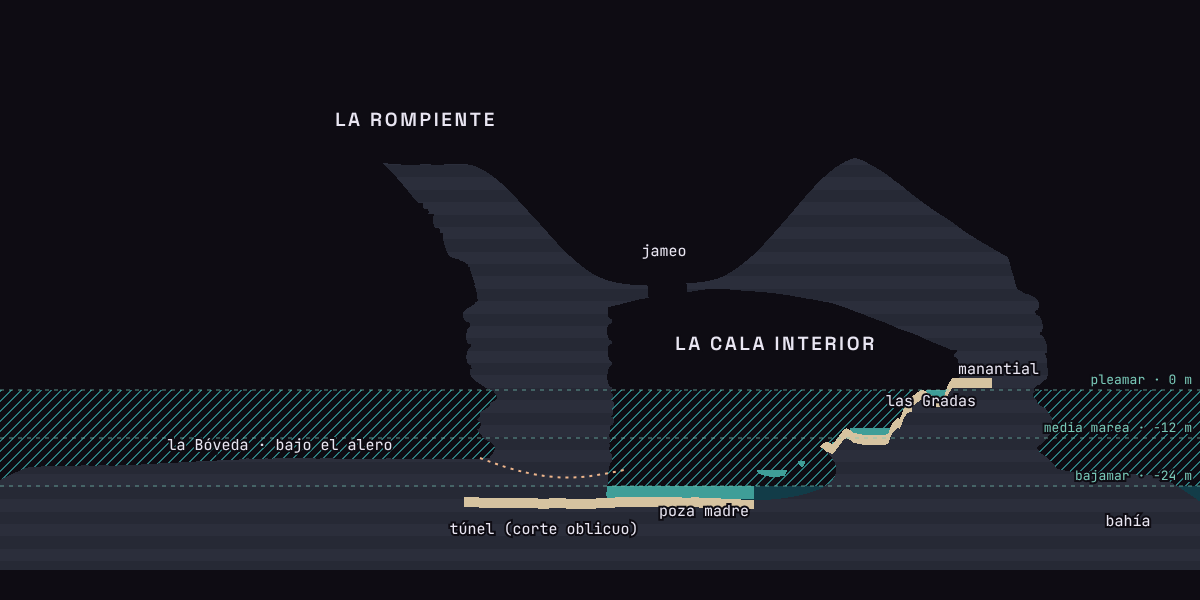
#> input picture explorations/umbral/rompiente/img/cala-corte.png, 1200 x 600 px
$ python post_cala.py ../img/cala-corte.png ../img/i-orbita-escala.png 1.0 1.0 1.0
#> lines starting #> are read from the running program, lines starting #| are printed output that depends on the picture
### explorations/umbral/rompiente/src/paintfx.py
"""Efectos de acabado compartidos por las vistas: filtro pictórico y figura con farol."""

import numpy as np
from PIL import Image, ImageDraw, ImageFilter


def box(x, r):
    """Media en ventana (2r+1)² con imagen integral."""
    p = np.pad(x, ((r + 1, r), (r + 1, r)) + ((0, 0),) * (x.ndim - 2), mode="edge")
    c = p.cumsum(0).cumsum(1)
    k = 2 * r + 1
    return (c[k:, k:] - c[:-k, k:] - c[k:, :-k] + c[:-k, :-k]) / (k * k)


def kuwahara(a, r):
    lum = a @ np.array([0.3, 0.59, 0.11], np.float32)
    m = box(a, r)
    m2 = box(lum[..., None] ** 2, r)[..., 0]
    ml = box(lum[..., None], r)[..., 0]
    var = m2 - ml ** 2
    best = None
    bestv = None
    for dy in (-r, r):
        for dx in (-r, r):
            mv = np.roll(np.roll(m, dy, 0), dx, 1)
            vv = np.roll(np.roll(var, dy, 0), dx, 1)
            if best is None:
                best, bestv = mv.copy(), vv.copy()
            else:
                sel = vv < bestv
                best[sel] = mv[sel]
                bestv[sel] = vv[sel]
    return best


def paint(img, r=3, mix=0.55):
    """Agrupa el detalle en manchas, como pinceladas (Kuwahara suave)."""
    a = np.asarray(img.convert("RGB"), np.float32) / 255
    a = a*(1 - mix) + kuwahara(a, r)*mix
    return Image.fromarray((np.clip(a, 0, 1)*255).astype(np.uint8))


def figure(img, bx, by, hp):
    """Silueta con farol: la única luz cálida en la sombra. (bx, by) = pies, hp = altura en píxeles."""
    d = ImageDraw.Draw(img, "RGBA")
    w = hp*0.28
    body = [(bx - w, by), (bx - w*0.7, by - hp*0.78), (bx, by - hp*0.86), (bx + w*0.7, by - hp*0.78), (bx + w, by)]
    d.polygon(body, fill=(24, 22, 30, 255))
    d.ellipse([bx - w*0.55, by - hp*1.08, bx + w*0.55, by - hp*0.84], fill=(24, 22, 30, 255))
    lx, ly = bx + w*1.4, by - hp*0.45
    glow = Image.new("RGBA", img.size, (0, 0, 0, 0))
    gd = ImageDraw.Draw(glow)
    for r_, al in ((22, 40), (11, 80), (5, 170)):
        gd.ellipse([lx - r_, ly - r_, lx + r_, ly + r_], fill=(255, 196, 130, al))
    glow = glow.filter(ImageFilter.GaussianBlur(3))
    img = Image.alpha_composite(img.convert("RGBA"), glow).convert("RGB")
    ImageDraw.Draw(img, "RGBA").ellipse([lx - 1.6, ly - 1.6, lx + 1.6, ly + 1.6], fill=(255, 236, 200, 255))
    return img

### explorations/umbral/rompiente/src/post_cala.py
"""Acabado de La Cala Interior: reduce, pinta y pone la escala.

uso: python3 post_cala.py <render.png> <salida.png> [x y alto]   (coordenadas en 1600×1000)
"""

import sys

from PIL import Image

from paintfx import figure, paint

src, out = sys.argv[1], sys.argv[2]
img = paint(Image.open(src).convert("RGB").resize((1600, 1000), Image.LANCZOS))
#> in paint, `a = np.asarray(img.convert("RGB"), np.float32) / 255`:
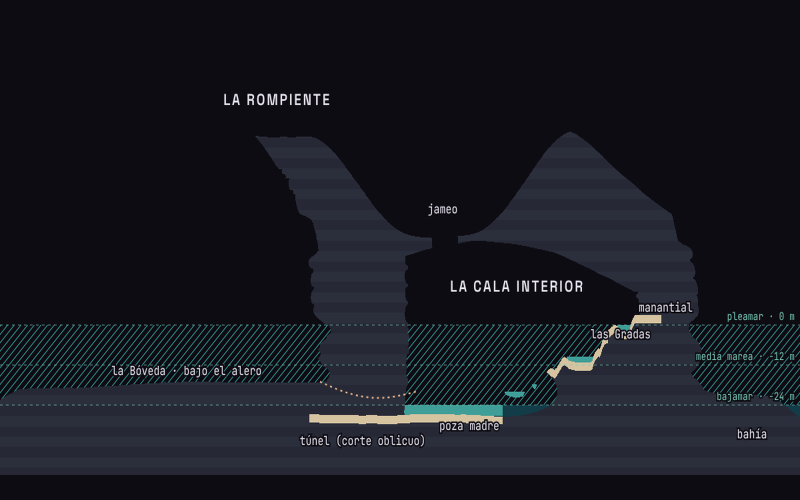
#> a: shape (1000, 1600, 3) float32 (shown at 1/2 size); mean R, G, B 0.0969, 0.101, 0.134
#> call 2 of box, with r = 3
#> in box (call 2), `p = np.pad(x, ((r + 1, r), (r + 1, r)) + ((0, 0),) * (x.ndim - 2), mod..`:
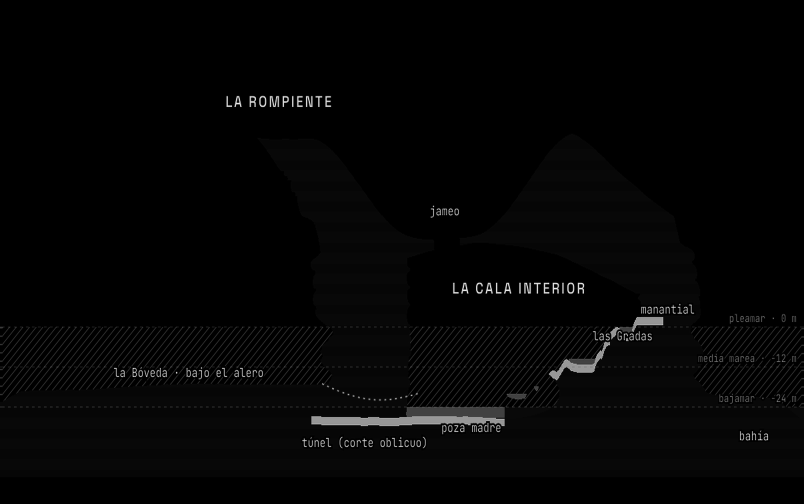
#> p: shape (1007, 1607, 1) float32 (shown at 1/2 size); min 0, max 1, mean 0.0212
#> call 3 of box, with r = 3
#> in box (call 3), `c = p.cumsum(0).cumsum(1)`:
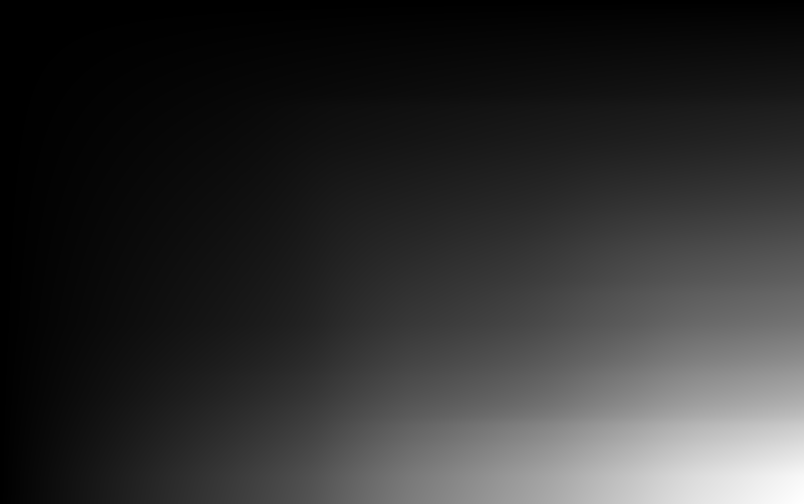
#> c: shape (1007, 1607, 1) float32 (shown at 1/2 size); min 0.0524, max 166294.4, mean 31513.7; drawn with min black and max white
#> in box (call 3), `return (c[k:, k:] - c[:-k, k:] - c[k:, :-k] + c[:-k, :-k]) / (k * k)`:
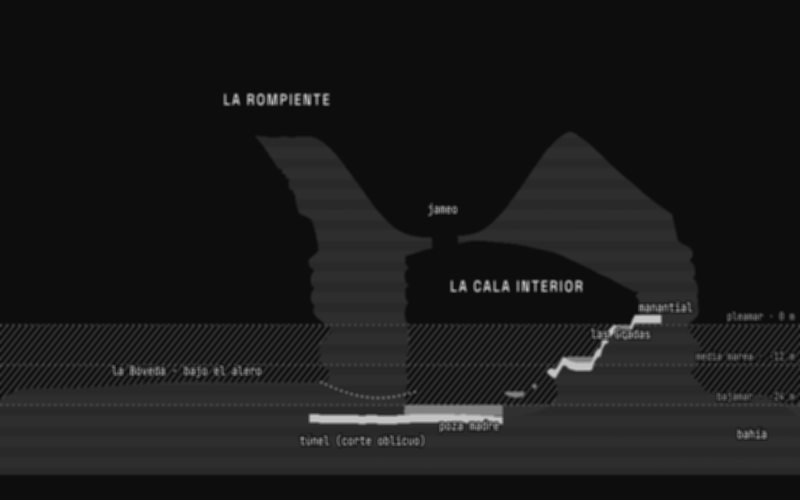
#> returned value: shape (1000, 1600, 1) float32 (shown at 1/2 size); min 0.0397, max 0.79, mean 0.103
#> in kuwahara, `var = m2 - ml ** 2`:
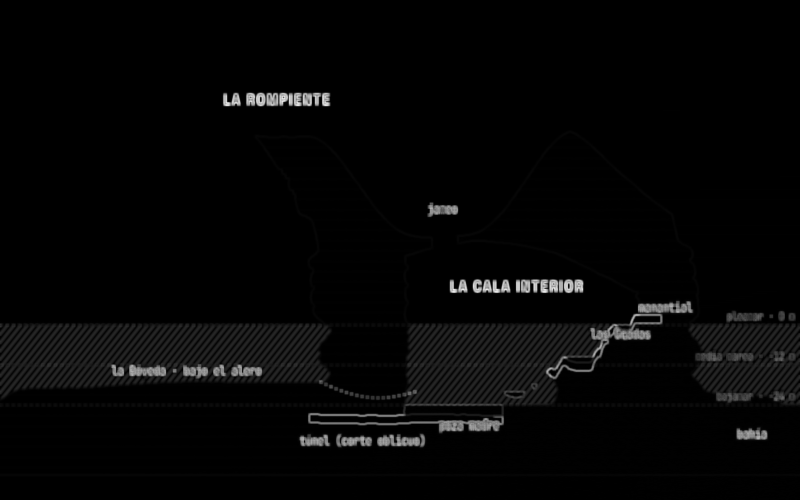
#> var: shape (1000, 1600) float32 (shown at 1/2 size); min -0.000642, max 0.176, mean 0.0038; drawn with min black and max white
#> after the loop in kuwahara, `for dy in (-r, r):`:
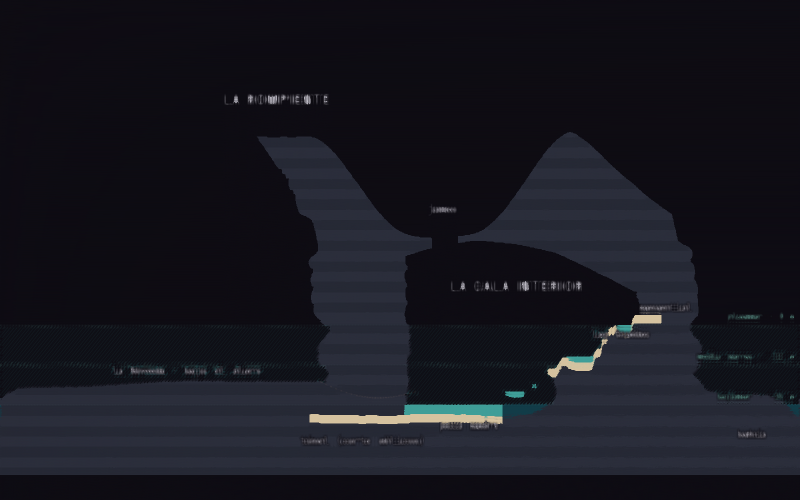
#> best: shape (1000, 1600, 3) float32 (shown at 1/2 size); mean R, G, B 0.0922, 0.0924, 0.125
#> after the loop in kuwahara, `for dy in (-r, r):`:
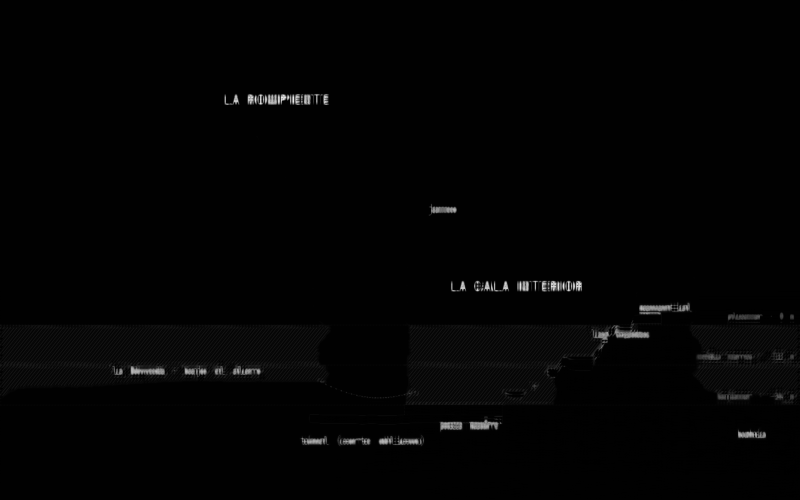
#> bestv: shape (1000, 1600) float32 (shown at 1/2 size); min -0.000642, max 0.146, mean 0.00137; drawn with min black and max white
if len(sys.argv) > 5:
    img = figure(img, float(sys.argv[3]), float(sys.argv[4]), float(sys.argv[5]))
#> in figure, `glow = Image.new("RGBA", img.size, (0, 0, 0, 0))`: glow: PIL image 1600x1000 RGBA; every value is 0
img.save(out)

$ run again, on explorations/umbral/rompiente/img/i-orbita.png
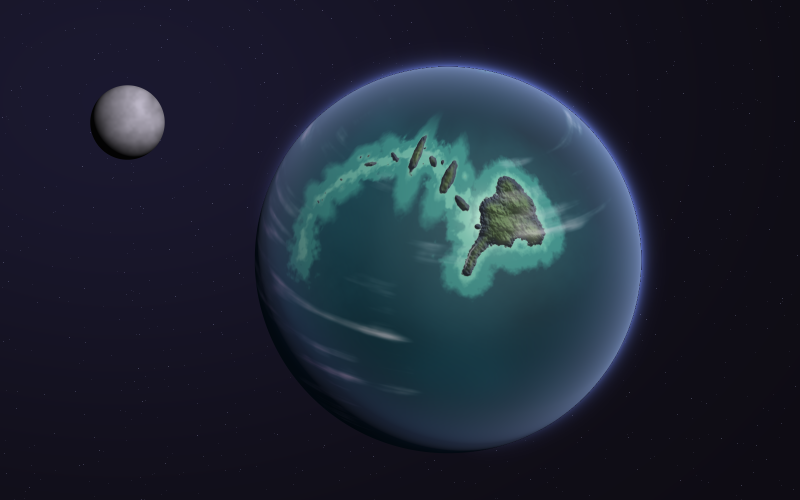
#> input picture explorations/umbral/rompiente/img/i-orbita.png, 1600 x 1000 px (shown at 1/2 size)
#> p: shape (1007, 1607, 1) float32
#> c: shape (1007, 1607, 1) float32
#> in box (call 3), `c = p.cumsum(0).cumsum(1)`:
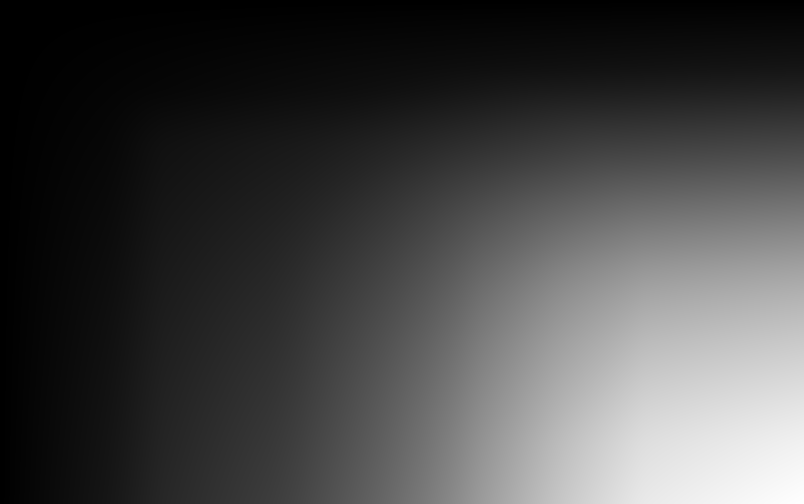
#> c: shape (1007, 1607, 1) float32 (shown at 1/2 size); min 0.101, max 230025.3, mean 62421.3; drawn with min black and max white
#> in kuwahara, `var = m2 - ml ** 2`:
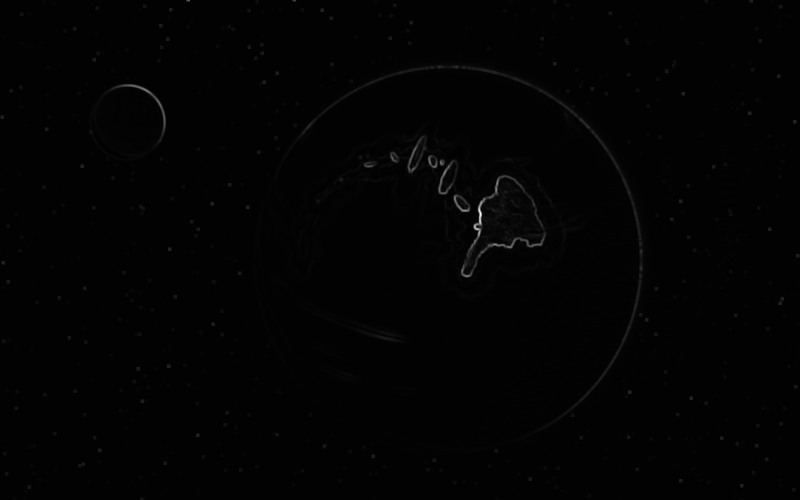
#> var: shape (1000, 1600) float32 (shown at 1/2 size); min -0.000997, max 0.0946, mean 0.000297; drawn with min black and max white
